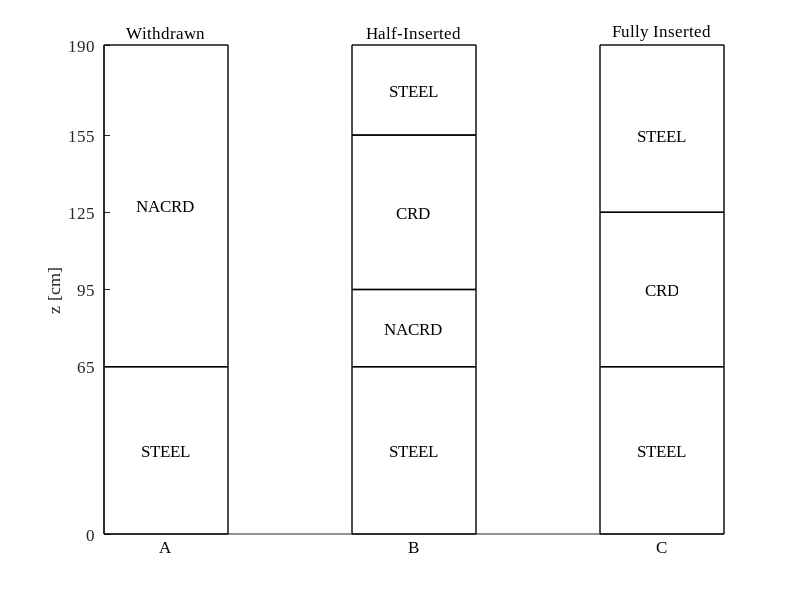
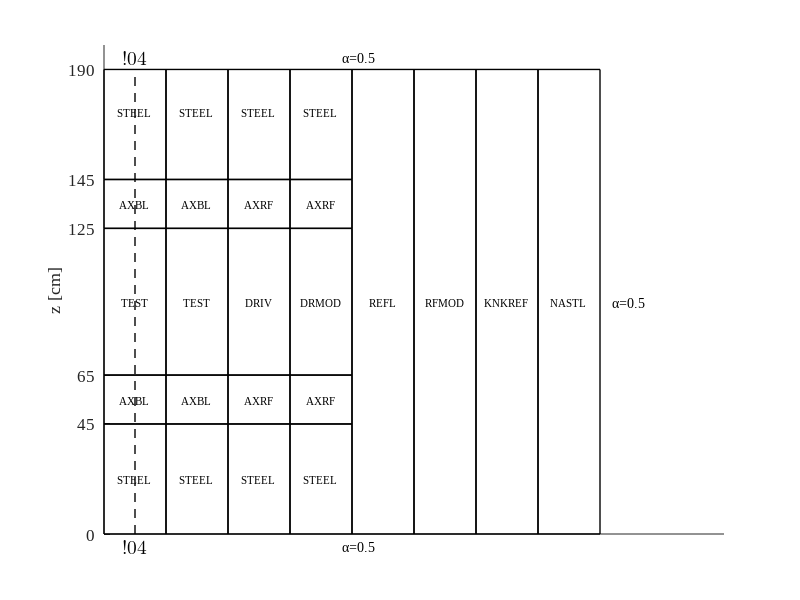

MATLAB code to generate these figures, in order:
clear
close all

width = 20;
LW = 1;
FN = 'Times New Roman';
FS = 12;

% knk_control_rod_geometry
rect = @(w,h)([0,0;...
    w,0;
    w,h;
    0,h;
    0,0]);

bottom_steel = rect(width,65.0);
first_sodium = rect(width,125.0);
second_sodium = rect(width,30.0);
second_steel = rect(width,35.0);
control_rod = rect(width,60.0);

figure
hold on
% Withdrawn
buffer = 0.0;
plot(bottom_steel(:,1)+buffer,bottom_steel(:,2),'k-','LineWidth',LW)
plot(first_sodium(:,1)+buffer,first_sodium(:,2)+max(bottom_steel(:,2)),'k-','LineWidth',LW)
text(buffer+0.5*width,32.5,'STEEL','FontName',FN,'FontSize',FS,'HorizontalAlignment','center','VerticalAlignment','middle');
text(buffer+0.5*width,127.5,'NACRD','FontName',FN,'FontSize',FS,'HorizontalAlignment','center','VerticalAlignment','middle');
text(buffer+0.5*width,195,'Withdrawn','FontName',FN,'FontSize',FS,'HorizontalAlignment','center','VerticalAlignment','middle');
text(buffer+0.5*width,-5,'A','FontName',FN,'FontSize',FS,'HorizontalAlignment','center','VerticalAlignment','middle');
buffer = width*2;
plot(bottom_steel(:,1)+buffer,bottom_steel(:,2),'k-','LineWidth',LW)
plot(second_sodium(:,1)+buffer,second_sodium(:,2)+max(bottom_steel(:,2)),'k-','LineWidth',LW)
plot(control_rod(:,1)+buffer,control_rod(:,2)+95.,'k-','LineWidth',LW)
plot(second_steel(:,1)+buffer,second_steel(:,2)+155.,'k-','LineWidth',LW)
text(buffer+0.5*width,32.5,'STEEL','FontName',FN,'FontSize',FS,'HorizontalAlignment','center','VerticalAlignment','middle');
text(buffer+0.5*width,80,'NACRD','FontName',FN,'FontSize',FS,'HorizontalAlignment','center','VerticalAlignment','middle');
text(buffer+0.5*width,125.,'CRD','FontName',FN,'FontSize',FS,'HorizontalAlignment','center','VerticalAlignment','middle');
text(buffer+0.5*width,172.5,'STEEL','FontName',FN,'FontSize',FS,'HorizontalAlignment','center','VerticalAlignment','middle');
text(buffer+0.5*width,195,'Half-Inserted','FontName',FN,'FontSize',FS,'HorizontalAlignment','center','VerticalAlignment','middle');
text(buffer+0.5*width,-5,'B','FontName',FN,'FontSize',FS,'HorizontalAlignment','center','VerticalAlignment','middle');
buffer = width*4;
plot(bottom_steel(:,1)+buffer,bottom_steel(:,2),'k-','LineWidth',LW)
plot(control_rod(:,1)+buffer,control_rod(:,2)+65.,'k-','LineWidth',LW)
plot(bottom_steel(:,1)+buffer,bottom_steel(:,2)+125.,'k-','LineWidth',LW)
text(buffer+0.5*width,32.5,'STEEL','FontName',FN,'FontSize',FS,'HorizontalAlignment','center','VerticalAlignment','middle');
text(buffer+0.5*width,95.,'CRD','FontName',FN,'FontSize',FS,'HorizontalAlignment','center','VerticalAlignment','middle');
text(buffer+0.5*width,155.,'STEEL','FontName',FN,'FontSize',FS,'HorizontalAlignment','center','VerticalAlignment','middle');
text(buffer+0.5*width,195,'Fully Inserted','FontName',FN,'FontSize',FS,'HorizontalAlignment','center','VerticalAlignment','middle');
text(buffer+0.5*width,-5,'C','FontName',FN,'FontSize',FS,'HorizontalAlignment','center','VerticalAlignment','middle');
hold off
ylabel('z [cm]')
set(gca,'xtick',[])
xlim([0,width*5])
ylim([0,190])
yticks([0,65,95,125,155,190])
set(gca,'FontName',FN,'FontSize',FS)
print(gcf,'../figs/knk_control_rod_geometry.eps','-depsc2');
close(gcf)

FS = 8;
rect_full = rect(width,190);
axial_blanket = rect(width,20);
rect_fuel = rect(width,60);
rect_steel = rect(width,45);
material_list = {'STEEL','AXBL','AXRF','TEST','DRIV','DRMOD','REFL','RFMOD','KNKREF','NASTL'};

figure
hold on

buffer = 0.;
plot(rect_steel(:,1)+buffer,rect_steel(:,2),'-k','LineWidth',LW);
plot(axial_blanket(:,1)+buffer,axial_blanket(:,2)+45,'-k','LineWidth',LW);
plot(rect_fuel(:,1)+buffer,rect_fuel(:,2)+65,'-k','LineWidth',LW);
plot(axial_blanket(:,1)+buffer,axial_blanket(:,2)+125,'-k','LineWidth',LW);
plot(rect_steel(:,1)+buffer,rect_steel(:,2)+145,'-k','LineWidth',LW);
text(width*0.5+buffer,22.5,material_list(1),'FontName',FN,'FontSize',FS,'HorizontalAlignment','center','VerticalAlignment','middle');
text(width*0.5+buffer,55.0,material_list(2),'FontName',FN,'FontSize',FS,'HorizontalAlignment','center','VerticalAlignment','middle');
text(width*0.5+buffer,95.0,material_list(4),'FontName',FN,'FontSize',FS,'HorizontalAlignment','center','VerticalAlignment','middle');
text(width*0.5+buffer,135.,material_list(2),'FontName',FN,'FontSize',FS,'HorizontalAlignment','center','VerticalAlignment','middle');
text(width*0.5+buffer,172.5,material_list(1),'FontName',FN,'FontSize',FS,'HorizontalAlignment','center','VerticalAlignment','middle');
plot([width*0.5+buffer,width*0.5+buffer],[0,190],'--k','LineWidth',LW)
% CENTER-LINE SYMBOL
text(width*0.5+buffer,195,sprintf('\x2104'),'FontSize',14,'FontName','Cambria Math','HorizontalAlignment','center')
text(width*0.5+buffer,-5,sprintf('\x2104'),'FontSize',14,'FontName','Cambria Math','HorizontalAlignment','center')

buffer = buffer + width;
plot(rect_steel(:,1)+buffer,rect_steel(:,2),'-k','LineWidth',LW);
plot(axial_blanket(:,1)+buffer,axial_blanket(:,2)+45,'-k','LineWidth',LW);
plot(rect_fuel(:,1)+buffer,rect_fuel(:,2)+65,'-k','LineWidth',LW);
plot(axial_blanket(:,1)+buffer,axial_blanket(:,2)+125,'-k','LineWidth',LW);
plot(rect_steel(:,1)+buffer,rect_steel(:,2)+145,'-k','LineWidth',LW);
text(width*0.5+buffer,22.5,material_list(1),'FontName',FN,'FontSize',FS,'HorizontalAlignment','center','VerticalAlignment','middle');
text(width*0.5+buffer,55.0,material_list(2),'FontName',FN,'FontSize',FS,'HorizontalAlignment','center','VerticalAlignment','middle');
text(width*0.5+buffer,95.0,material_list(4),'FontName',FN,'FontSize',FS,'HorizontalAlignment','center','VerticalAlignment','middle');
text(width*0.5+buffer,135.,material_list(2),'FontName',FN,'FontSize',FS,'HorizontalAlignment','center','VerticalAlignment','middle');
text(width*0.5+buffer,172.5,material_list(1),'FontName',FN,'FontSize',FS,'HorizontalAlignment','center','VerticalAlignment','middle');

buffer = buffer + width;
plot(rect_steel(:,1)+buffer,rect_steel(:,2),'-k','LineWidth',LW);
plot(axial_blanket(:,1)+buffer,axial_blanket(:,2)+45,'-k','LineWidth',LW);
plot(rect_fuel(:,1)+buffer,rect_fuel(:,2)+65,'-k','LineWidth',LW);
plot(axial_blanket(:,1)+buffer,axial_blanket(:,2)+125,'-k','LineWidth',LW);
plot(rect_steel(:,1)+buffer,rect_steel(:,2)+145,'-k','LineWidth',LW);
text(width*0.5+buffer,22.5,material_list(1),'FontName',FN,'FontSize',FS,'HorizontalAlignment','center','VerticalAlignment','middle');
text(width*0.5+buffer,55.0,material_list(3),'FontName',FN,'FontSize',FS,'HorizontalAlignment','center','VerticalAlignment','middle');
text(width*0.5+buffer,95.0,material_list(5),'FontName',FN,'FontSize',FS,'HorizontalAlignment','center','VerticalAlignment','middle');
text(width*0.5+buffer,135.,material_list(3),'FontName',FN,'FontSize',FS,'HorizontalAlignment','center','VerticalAlignment','middle');
text(width*0.5+buffer,172.5,material_list(1),'FontName',FN,'FontSize',FS,'HorizontalAlignment','center','VerticalAlignment','middle');

buffer = buffer + width;
plot(rect_steel(:,1)+buffer,rect_steel(:,2),'-k','LineWidth',LW);
plot(axial_blanket(:,1)+buffer,axial_blanket(:,2)+45,'-k','LineWidth',LW);
plot(rect_fuel(:,1)+buffer,rect_fuel(:,2)+65,'-k','LineWidth',LW);
plot(axial_blanket(:,1)+buffer,axial_blanket(:,2)+125,'-k','LineWidth',LW);
plot(rect_steel(:,1)+buffer,rect_steel(:,2)+145,'-k','LineWidth',LW);
text(width*0.5+buffer,22.5,material_list(1),'FontName',FN,'FontSize',FS,'HorizontalAlignment','center','VerticalAlignment','middle');
text(width*0.5+buffer,55.0,material_list(3),'FontName',FN,'FontSize',FS,'HorizontalAlignment','center','VerticalAlignment','middle');
text(width*0.5+buffer,95.0,material_list(6),'FontName',FN,'FontSize',FS,'HorizontalAlignment','center','VerticalAlignment','middle');
text(width*0.5+buffer,135.,material_list(3),'FontName',FN,'FontSize',FS,'HorizontalAlignment','center','VerticalAlignment','middle');
text(width*0.5+buffer,172.5,material_list(1),'FontName',FN,'FontSize',FS,'HorizontalAlignment','center','VerticalAlignment','middle');

buffer = buffer + width;
plot(rect_full(:,1)+buffer,rect_full(:,2),'-k','LineWidth',LW);
text(width*0.5+buffer,95.,material_list(7),'FontName',FN,'FontSize',FS,'HorizontalAlignment','center','VerticalAlignment','middle');

buffer = buffer + width;
plot(rect_full(:,1)+buffer,rect_full(:,2),'-k','LineWidth',LW);
text(width*0.5+buffer,95.,material_list(8),'FontName',FN,'FontSize',FS,'HorizontalAlignment','center','VerticalAlignment','middle');

buffer = buffer + width;
plot(rect_full(:,1)+buffer,rect_full(:,2),'-k','LineWidth',LW);
text(width*0.5+buffer,95.,material_list(9),'FontName',FN,'FontSize',FS,'HorizontalAlignment','center','VerticalAlignment','middle');

buffer = buffer + width;
plot(rect_full(:,1)+buffer,rect_full(:,2),'-k','LineWidth',LW);
text(width*0.5+buffer,95.,material_list(10),'FontName',FN,'FontSize',FS,'HorizontalAlignment','center','VerticalAlignment','middle');

text(buffer*0.55,195,'\alpha=0.5','FontName',FN,'FontSize',FS+2);
text(buffer*0.55,-5,'\alpha=0.5','FontName',FN,'FontSize',FS+2);
text(buffer+1.2*width,95,'\alpha=0.5','FontName',FN,'FontSize',FS+2);

hold off
yticks([0,45,65,125,145,190])
set(gca,'xtick',[])
ylabel('z [cm]')
set(gca,'FontName',FN,'FontSize',12)
print(gcf,'../figs/knk_assembly_geometry.eps','-depsc2')
close(gcf)
